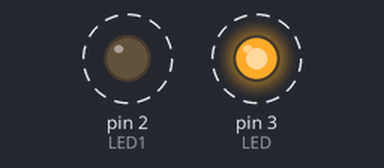
This sketch was run on a simulated Arduino Uno, built with avr-gcc and run on an emulated ATmega328P. Shown: output pins drawn as LEDs (lit = HIGH). Dashed ring = blinking.

Above: at 0.2 s.
Timing chart, 0 to 3.0 s (numbered marks = the images above):
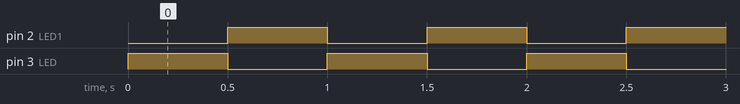

The sketch:

Blink_2__3.ino
```cpp
#define LED 3
#define LED1 2

void setup() {
  // initialize digital pin LED_BUILTIN as an output.
  pinMode(LED, OUTPUT);
  pinMode(LED1, OUTPUT);
}

void loop() {
  digitalWrite(LED, HIGH);
  digitalWrite(LED1, LOW);
  delay(500);
  digitalWrite(LED1, HIGH);
  digitalWrite(LED, LOW);
  delay(500);
}
```

Measured:
- by itself, pin 2 (LED1), pin 3 (LED): alternates HIGH for 0.50 s and LOW for 0.50 s
